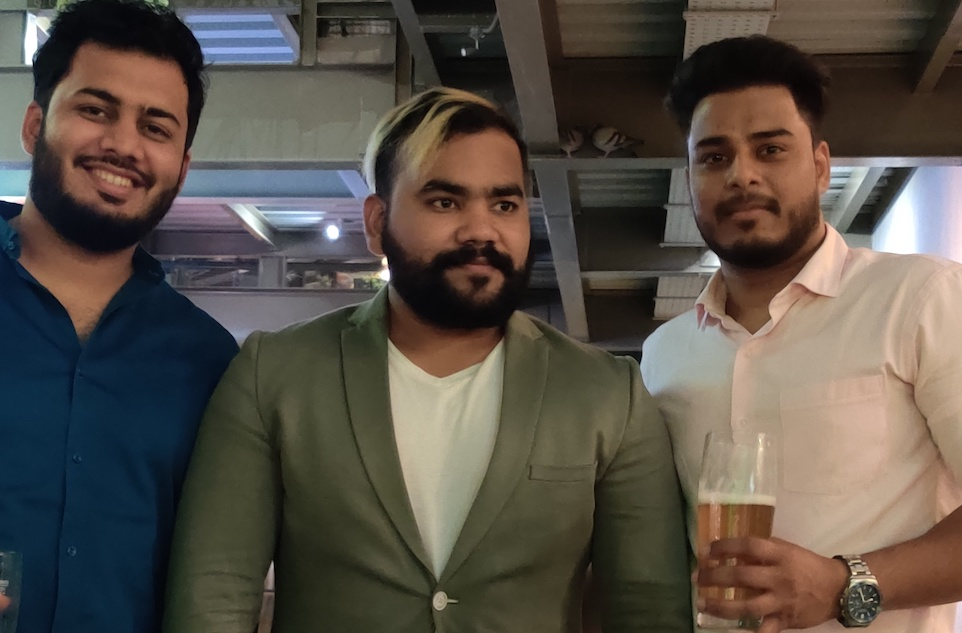
#> input picture Step 5-1 Deep Neural Networks/02_OpenCV/IMG_20201129_202622.jpg, 962 x 633 px, found by its file name
$ jupyter execute 'Face & Eye Detection .ipynb'
#> lines starting #> are read from the running program, lines starting #| are printed output that depends on the picture; after the words box and inside, x2 and y2 are one past the last pixel; in counts of white or black regions, pixels touching at a corner belong together
#> further down, img is the input picture: shape (633, 962, 3); mean B, G, R 71.5, 80.1, 87.9
## Face & Eye Detection using HAAR Cascade Classifiers

### face detection

[cell 1]
import matplotlib.pyplot as plt

[cell 2]
import numpy as np
import cv2
import warnings
warnings.filterwarnings('ignore')

#OpenCV's CascadeClassifier function to where our classifier (XML file format) is stored
face_classifier = cv2.CascadeClassifier('Haarcascades/haarcascade_frontalface_default.xml')

def face_detector(img):

    #converting image to grayscale
    gray = cv2.cvtColor(img, cv2.COLOR_BGR2GRAY)
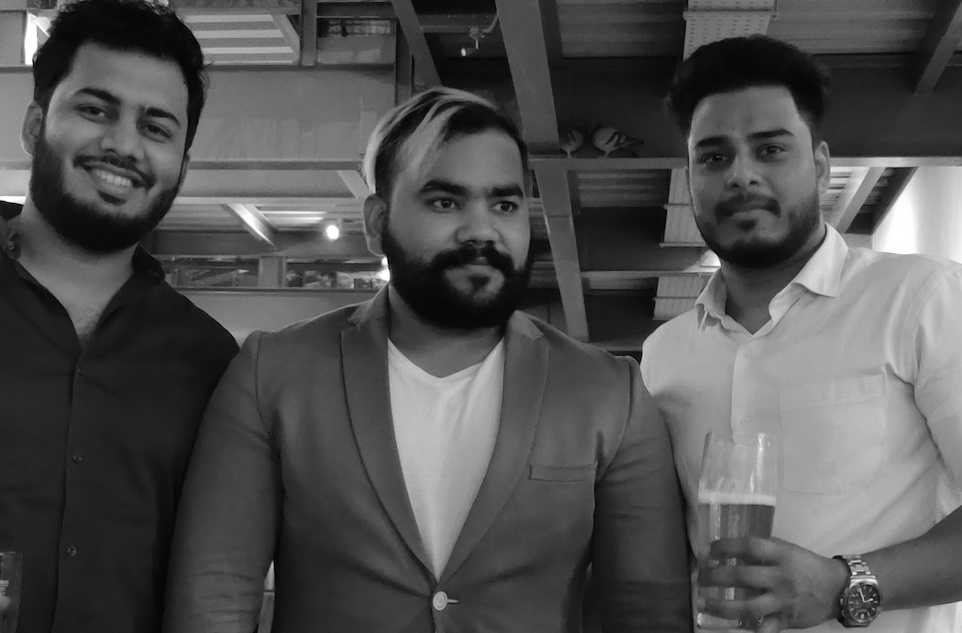
#> gray: shape (633, 962); min 0, max 255, mean 81.4

    # Our classifier returns the ROI of the detected face as a tuple It stores the top left coordinate and the bottom right coordiantes
    faces = face_classifier.detectMultiScale(gray, 1.3, 5)
#> faces = [[33, 45, 180, 180], [659, 86, 168, 168], [392, 136, 168, 168]]

    # When no faces detected, face_classifier returns and empty tuple
    if faces is ():
        print("No Face Found")

    # We iterate through our faces array and draw a rectangle over each face in faces
    for (x,y,w,h) in faces:
        cv2.rectangle(img,(x,y),(x+w,y+h),(127,0,255),2)
#> this loop made 3 passes
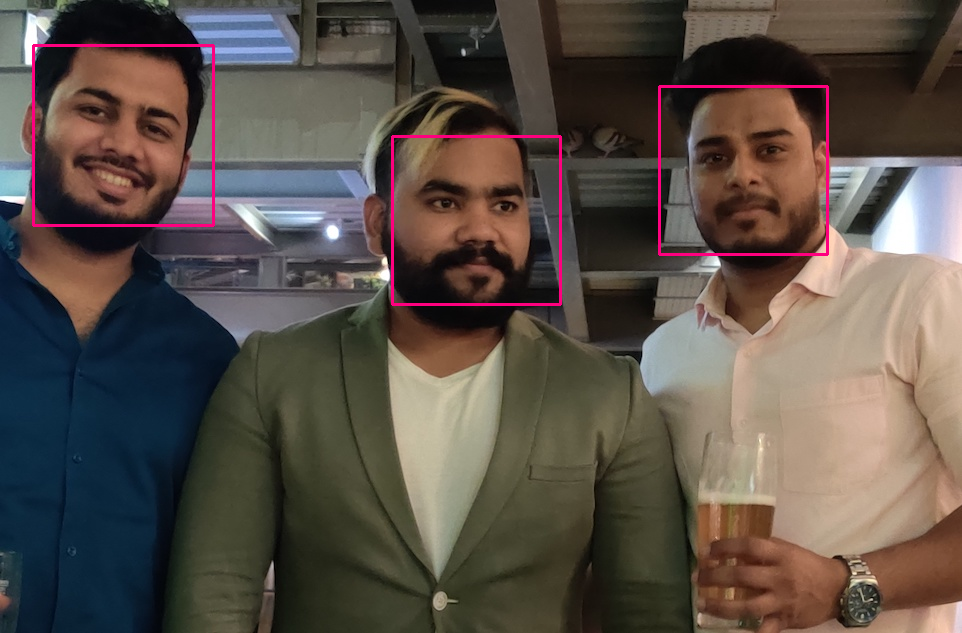
#> img: shape (633, 962, 3); 1.01% of pixels changed, all inside (x1, y1, x2, y2) = (32, 44, 829, 306)

    return img

# Loading our image
img = cv2.imread('image_examples/IMG_20201129_202622.jpg')
cv2.imshow('Our Face Extractor', face_detector(img))
cv2.waitKey()
cv2.destroyAllWindows()

### Let's make face & eye detection, keeping the face inview at all times

[cell 3]
import cv2
import numpy as np
import warnings
warnings.filterwarnings('ignore')

#OpenCV's CascadeClassifier function to where our classifier (XML file format) is stored
face_classifier = cv2.CascadeClassifier('Haarcascades/haarcascade_frontalface_default.xml')
eye_classifier = cv2.CascadeClassifier('Haarcascades/haarcascade_eye.xml')

def face_and_eye_detector(img):

    # Convert image to grayscale
    gray = cv2.cvtColor(img,cv2.COLOR_BGR2GRAY)

    # Our classifier returns the ROI of the detected face as a tuple It stores the top left coordinate and the bottom right coordiantes
    faces = face_classifier.detectMultiScale(gray, 1.3, 5)

    # When no faces detected, face_classifier returns image
    if faces is ():
        return img

    # We iterate through our faces array and draw a rectangle over each face in faces
    for (x,y,w,h) in faces:
        cv2.rectangle(img,(x,y),(x+w,y+h),(255,0,0),2)
        roi_gray = gray[y:y+h, x:x+w]
        roi_color = img[y:y+h, x:x+w]
        eyes = eye_classifier.detectMultiScale(roi_gray)

        for (ex,ey,ew,eh) in eyes:
            cv2.rectangle(roi_color,(ex,ey),(ex+ew,ey+eh),(0,0,255),2)
#> this loop made 3 passes
#> (x, y, w, h, eyes) on passes 1 to 3: (33, 45, 180, 180, [[104, 68, 33, 33], [39, 44, 44, 44], [88, 46, 59, 59]]), (659, 86, 168, 168, [[87, 43, 42, 42], [34, 51, 41, 41]]), (392, 136, 168, 168, [[29, 44, 43, 43], [96, 54, 33, 33]])
#> pass 1, in face_and_eye_detector, `roi_gray = gray[y:y+h, x:x+w]`:
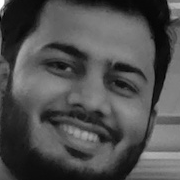
#> roi_gray: shape (180, 180); min 1, max 255, mean 79.5
#> pass 1, in face_and_eye_detector, `roi_color = img[y:y+h, x:x+w]`:
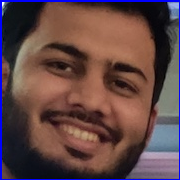
#> roi_color: shape (180, 180, 3); mean B, G, R 70.6, 70.2, 97.2
#> pass 2, in face_and_eye_detector, `roi_gray = gray[y:y+h, x:x+w]`:
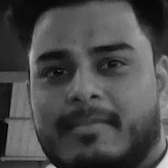
#> roi_gray: shape (168, 168); min 0, max 220, mean 74.1
#> pass 2, in face_and_eye_detector, `roi_color = img[y:y+h, x:x+w]`:
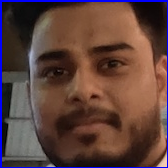
#> roi_color: shape (168, 168, 3); mean B, G, R 60.7, 65.8, 93.7
#> after the loop:
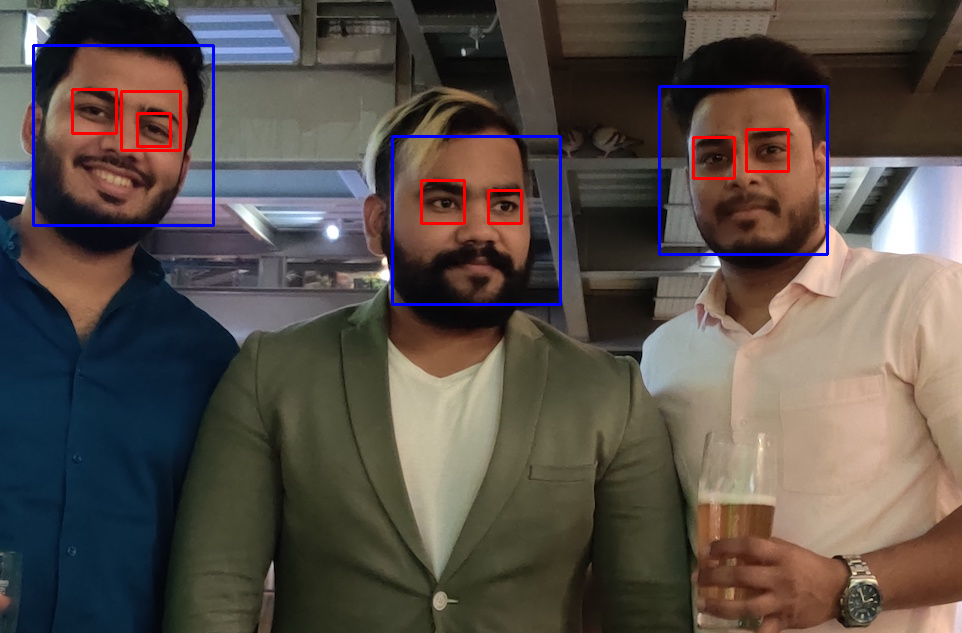
#> img: shape (633, 962, 3); 1.59% of pixels changed, all inside (x1, y1, x2, y2) = (32, 44, 829, 306)
#> after the loop:
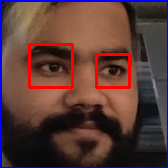
#> roi_color: shape (168, 168, 3); mean B, G, R 56.5, 58.6, 90.6
#> after the loop:
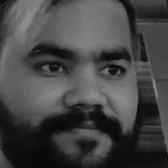
#> roi_gray: shape (168, 168); min 4, max 146, mean 69.3
    return img

# Loading our image
img = cv2.imread('image_examples/IMG_20201129_202622.jpg')

cv2.imshow('Our Face Extractor', face_and_eye_detector(img))
cv2.waitKey()
cv2.destroyAllWindows()

$ run again, with Step 5-1 Deep Neural Networks/02_OpenCV/Trump.jpg copied over Step 5-1 Deep Neural Networks/02_OpenCV/IMG_20201129_202622.jpg
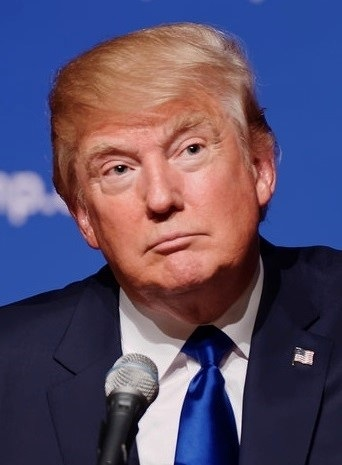
#> input picture Step 5-1 Deep Neural Networks/02_OpenCV/Trump.jpg, 342 x 465 px, found by its file name
#> img is the input picture: shape (465, 342, 3); mean B, G, R 104.9, 77.8, 89.5
#> in face_detector, `faces = face_classifier.detectMultiScale(gray, 1.3, 5)`: faces = [[53, 70, 215, 215]]
#> the loop in face_detector, `for (x,y,w,h) in faces:` made 1 pass
#> after the loop in face_detector, `for (x,y,w,h) in faces:`:
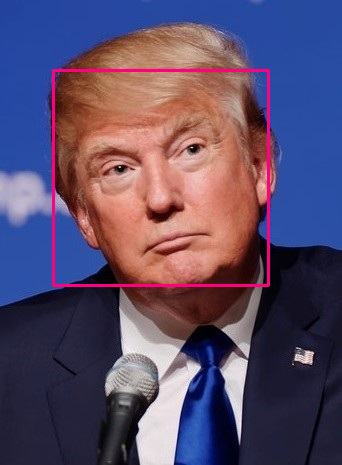
#> img: shape (465, 342, 3); 1.62% of pixels changed, all inside (x1, y1, x2, y2) = (52, 69, 270, 287)
#> the loop in face_and_eye_detector, `for (x,y,w,h) in faces:` made 1 pass
#> (x, y, w, h, eyes) on pass 1: (53, 70, 215, 215, [[54, 86, 25, 25], [114, 57, 43, 43], [43, 72, 48, 48]])
#> after the loop in face_and_eye_detector, `for (x,y,w,h) in faces:`:
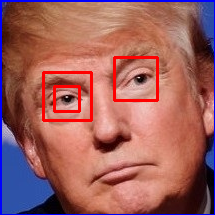
#> roi_color: shape (215, 215, 3); mean B, G, R 94.3, 96, 158
